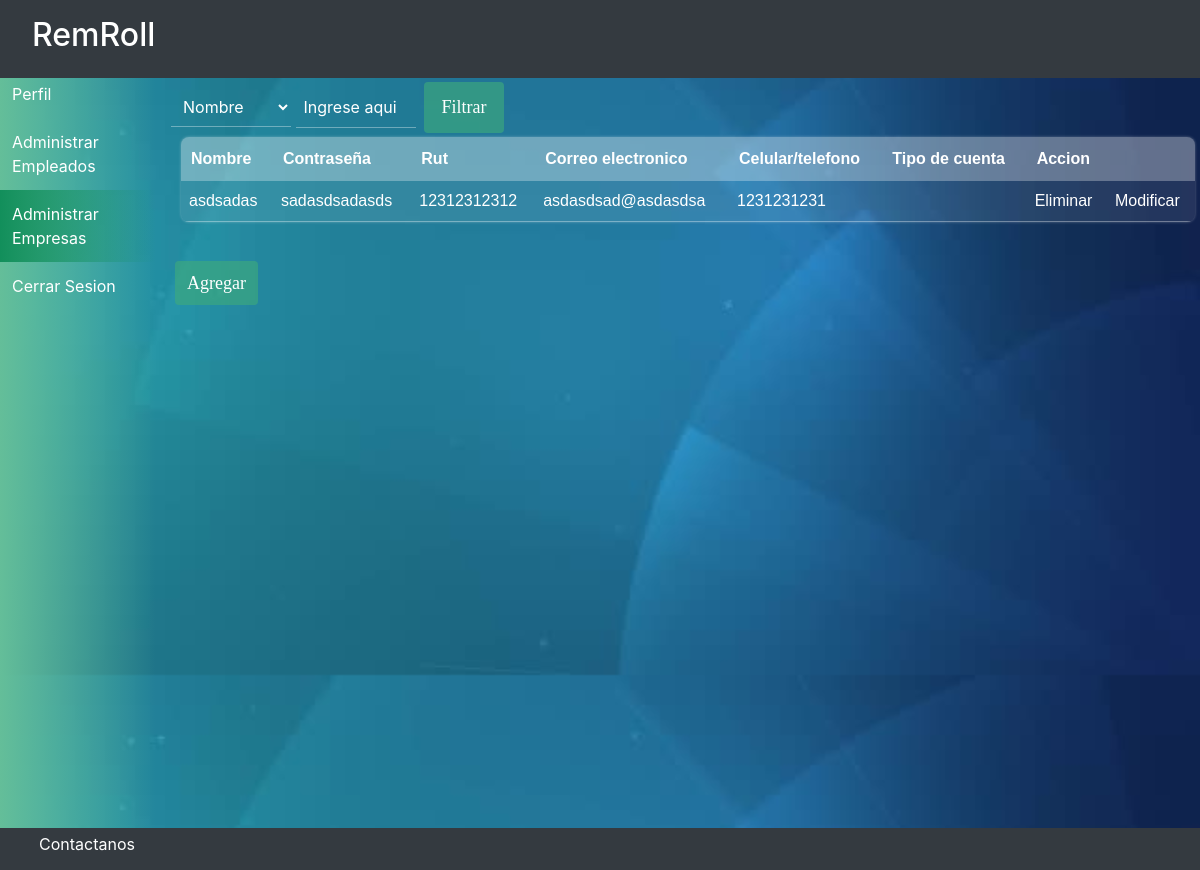
The app's page /lista_empresa/, older data.
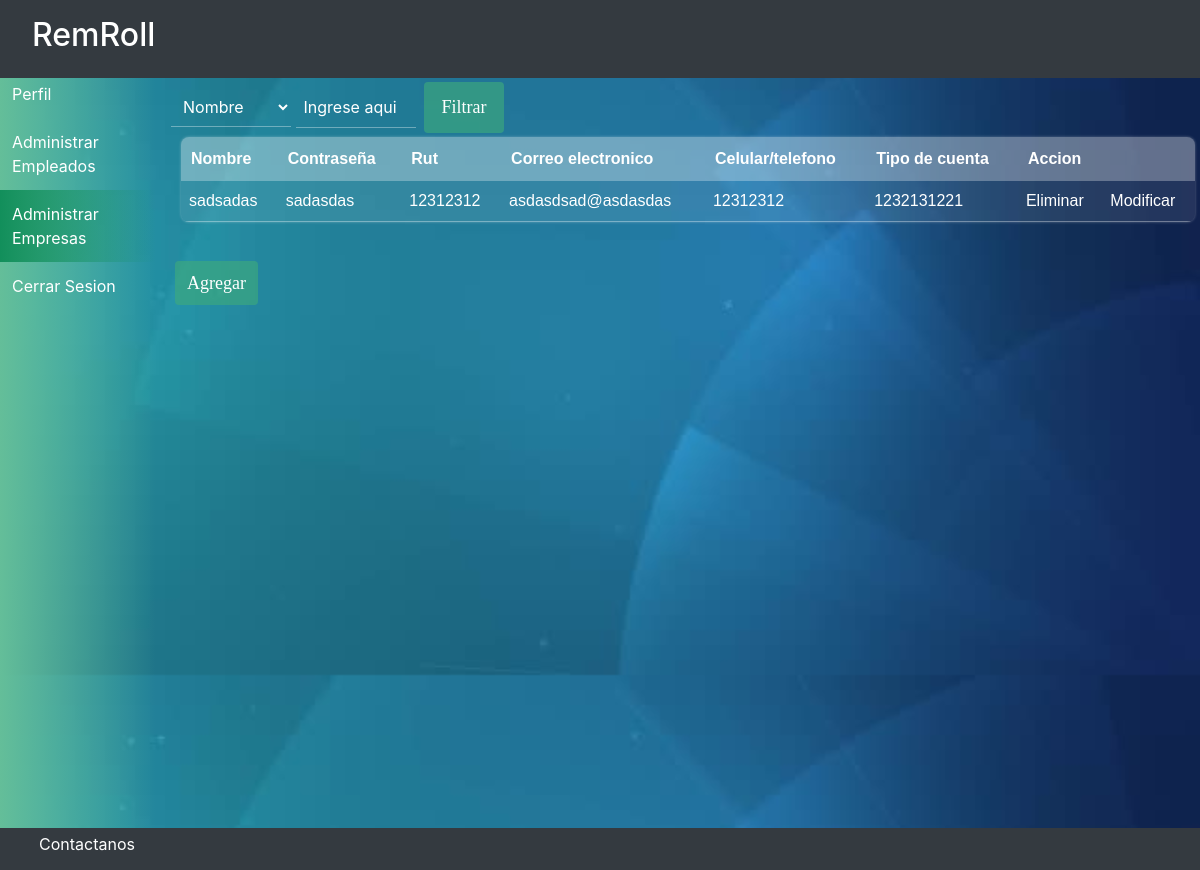
The same page, newer data.
### usuario/models.py (models this page shows)
class Empresa_cliente(models.Model):
    rutE = models.CharField(max_length=12, primary_key=True)
    nombreE = models.CharField(max_length=50)
    contraseñaE = models.CharField(max_length=50)
    correoE = models.CharField(max_length=50)
    telefonoE = models.IntegerField()
    tipocuenta = models.CharField(max_length=50)

### usuario/views.py (the view)
# urls.py: path('lista_empresa/', views.lista_empresa, name='lista_empresa'),
def lista_empresa(request):
    empresa = Empresa_cliente.objects.all()
    return render(request, 'usuario/lista_empresa.html', {
        'empresa':empresa
    })

### usuario/templates/usuario/lista_empresa.html (shortened to what this page needs)
{%  extends 'usuario/plantilla.html'  %}
{% load static %}
  {% block contenido1 %}
  <body style="background-image: url({% static 'usuario/imagen/fondo-login.jpg' %});background-size: 100%;">
    <div id="wrapper" style="margin-top: 70px;">
      <div id="first">
         <div class="vertical-menu">
           <a href="{% url 'perfil' %}">Perfil</a>
           <a href="{% url 'lista' %}" >Administrar Empleados</a>
           <a href="{% url 'lista_empresa' %}" class="active">Administrar Empresas</a>
           <a href="{% url 'inicio' %}">Cerrar Sesion</a>
         </div>
      </div>
         <div class="container">
           <div>
               <select name="select" class="filtro">
                 <option selected value="value1">Nombre</option>
               </select>
               <input type="text" id="text1" class="filtro" placeholder="Ingrese aqui">
               <button class="botones">Filtrar</button>
         </div>
         <table>
         <tr>
            <th>Nombre</th>
            <th>Contraseña</th>
            <th>Rut</th>
            <th>Correo electronico</th>
            <th>Celular/telefono</th>
            <th>Tipo de cuenta</th>
            <th colspan="2">Accion</th>
           </tr>
            {% for em in empresa %}
            <tr>
              <td>{{ em.nombreE }}</td>
              <td>{{ em.contraseñaE }}</td>
              <td>{{ em.rutE }}</td>
              <td>{{ em.correoE }}</td>
              <td>{{ em.telefonoE }}</td>
              <td>{{ em.tipocuenta }}</td>
              <td><a href="{% url 'eliminar_empresa' em.rutE %}" onclick="return confirm('estas seguro de eliminarlo?');">Eliminar</a></td>
              <td><a href="{% url 'modificar_empresa' em.rutE %}">Modificar</a></td>
            </tr>
            {% endfor %}
       </table>
       <br><br>
       <a class="botones" href="{% url 'crear_empresa' %}">Agregar</a>
        </body>
        {% endblock contenido1 %}

Row changes from the older to the newer data that the page shows:
removed Empresa_cliente: nombreE "asdsadas", contraseñaE "sadasdsadasds", rutE "12312312312", correoE "asdasdsad@asdasdsa", telefonoE "1231231231"
added Empresa_cliente: nombreE "sadsadas", contraseñaE "sadasdas", rutE "12312312", correoE "asdasdsad@asdasdas", telefonoE "12312312", tipocuenta "1232131221"
